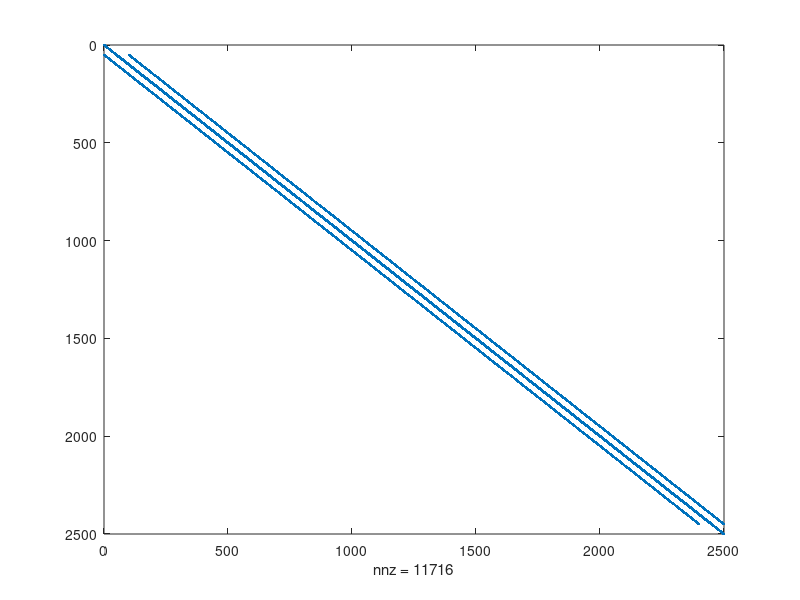
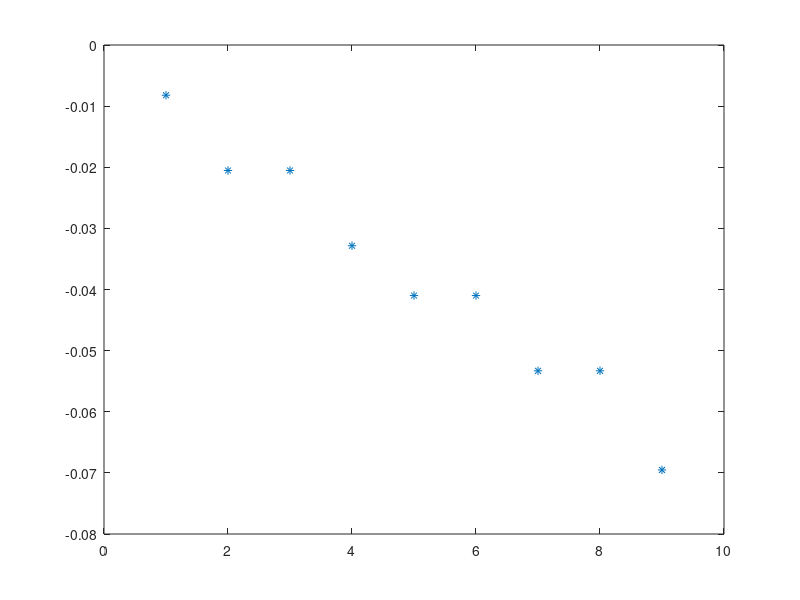
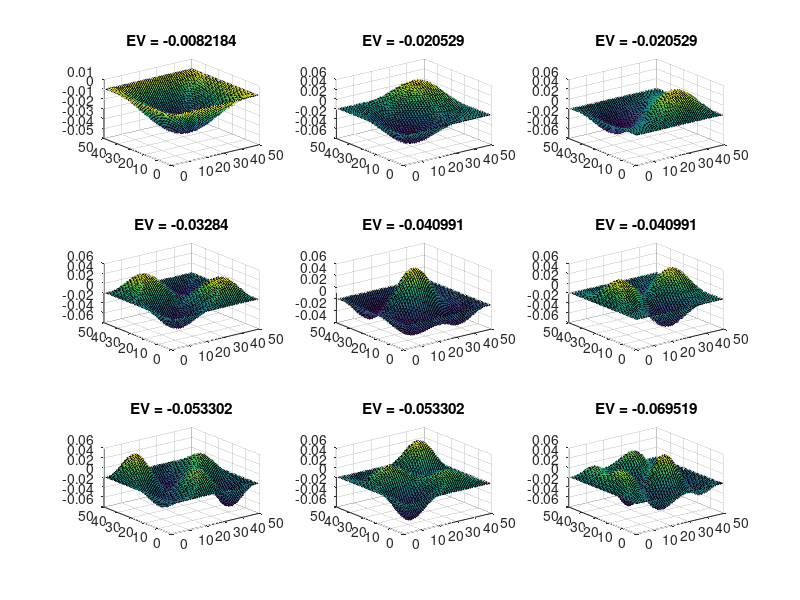

Here is the MATLAB script that generated these plots, in order:
%
% PA5
% Khaled AbouShaban   101042658
%

clear all
close all

set(0,'DefaultFigureWindowStyle','docked')
nx = 50;
ny = 50;
V = zeros(nx, ny);
G = sparse(nx * ny,nx * ny);

% G matrix

for i = 1:nx
    for j = 1:ny
        n = j + (i - 1) * ny;
        if i == 1 || j == 1 || i == nx || j == ny
            G(n,:) = 0;
            G(n,n) = 1;
        else
            G(n,n) = -4;
            G(n,n + 1) = 1;
            G(n,n - 1) = 1;
            G(n,n + ny) = 1;
            G(n,n - ny) = 1;
        end
    end
end

figure('name', 'Matrix');
spy(G)

% Plot
nmodes = 9;
[E,D] = eigs(G,nmodes,'SM');
figure('name','Eigen Values');
plot(diag(D),'*');

figure('name','Modes');
for K = 1:nmodes
    M = E(:,K);
    for i = 1:nx
        for j = 1:ny
            n = i + (j - 1) * nx;
            V(i,j) = M(n);
        end
        subplot(3,3,K);
        surf(V);
        title(['EV = ' num2str(D(K,K))])
    end
end

